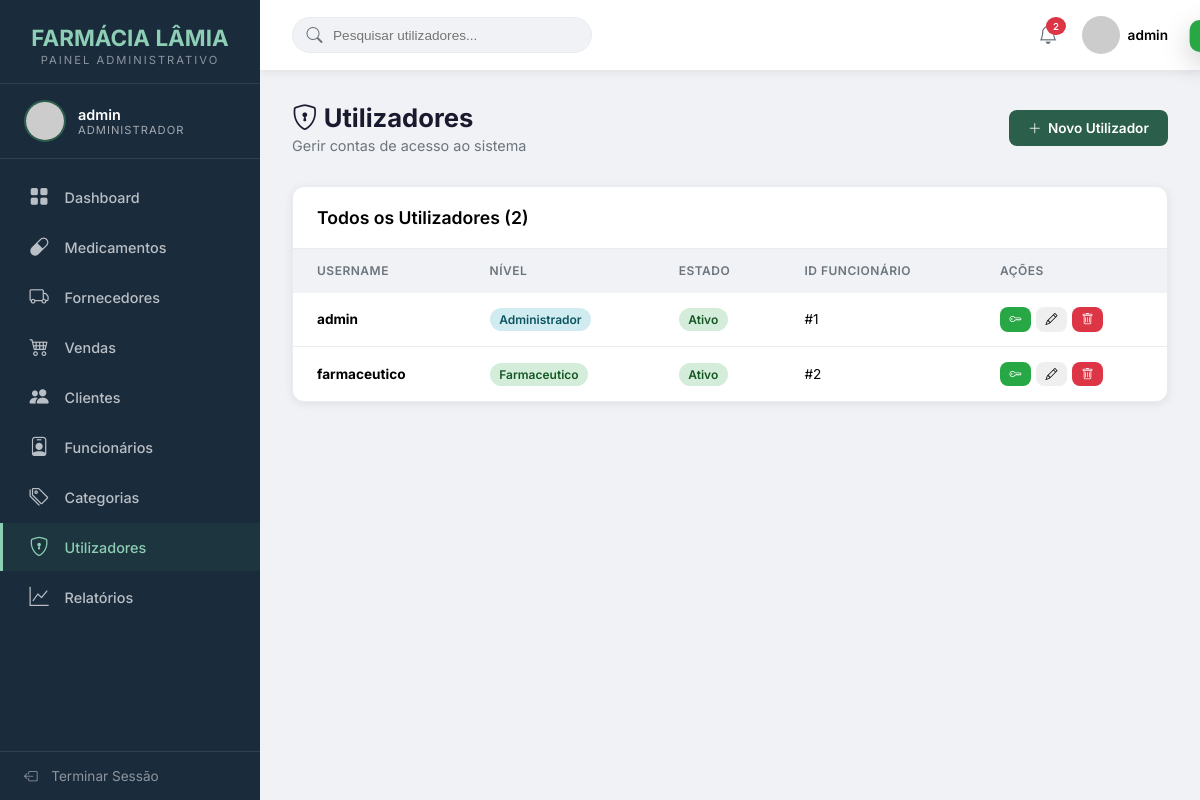
The page /VIEWS/Admin/utilizadores.php (signed in) on the database its author committed.
### tables this page shows
CREATE TABLE `utilizador` (
  `idUtilizador` int NOT NULL AUTO_INCREMENT,
  `username` varchar(50) NOT NULL,
  `senha` varchar(255) NOT NULL,
  `nivel` enum('Administrador','Farmaceutico','Atendente') NOT NULL,
  `estado` enum('Ativo','Inativo') DEFAULT 'Ativo',
  `idFuncionario` int NOT NULL,
  PRIMARY KEY (`idUtilizador`),
  UNIQUE KEY `username` (`username`),
  KEY `fk_utilizador_funcionario` (`idFuncionario`),
  CONSTRAINT `fk_utilizador_funcionario` FOREIGN KEY (`idFuncionario`) REFERENCES `funcionario` (`idFuncionario`) ON DELETE CASCADE ON UPDATE CASCADE
);

### MODEL/DAO/conexao.php (called while the page is built, shortened)
<?php
class Conn
{
    private static $instance = null;
    private $conn;
    private $host = "localhost";
    private $dbname = "sgf";
    private $username = "root";
    private $password = "1234";
    private function __construct()
    {
        try {
            $dsn = "mysql:host={$this->host};dbname={$this->dbname};charset=utf8mb4";
            $options = [
                PDO::ATTR_ERRMODE => PDO::ERRMODE_EXCEPTION,
                PDO::ATTR_DEFAULT_FETCH_MODE => PDO::FETCH_ASSOC,
                PDO::ATTR_EMULATE_PREPARES => false,
                PDO::MYSQL_ATTR_FOUND_ROWS => true,
            ];
            $this->conn = new PDO($dsn, $this->username, $this->password, $options);
        } catch (PDOException $e) {
            throw new Exception("Não foi possível ligar a base de dados: " . $e->getMessage());
        }
    }
    public static function getInstance()
    {
        if (self::$instance === null) {
            self::$instance = new self();
        }
        return self::$instance;
    }
    public function buscarTodos($sql, $params = [])
    {
        try {
            $stmt = $this->conn->prepare($sql);
            $stmt->execute($params);
            return $stmt->fetchAll();
        } catch (PDOException $e) {
            error_log("Erro SQL: " . $e->getMessage());
            throw $e;
        }
    }
}

### MODEL/DAO/UtilizadorDAO.php (called while the page is built, shortened)
<?php
require_once __DIR__ . '/conexao.php';
require_once __DIR__ . '/../DTO/UtilizadorDTO.php';
class UtilizadorDAO
{
    private $bd;
    public function __construct()
    {
        $this->bd = Conn::getInstance();
    }
    public function listarTodos()
    {
        try {
            $sql = "SELECT u.*, f.nome as nomeFuncionario
                    FROM utilizador u
                    JOIN funcionario f ON u.idFuncionario = f.idFuncionario
                    ORDER BY u.username ASC";
            $resultados = $this->bd->buscarTodos($sql);
            $utilizadores = [];
            foreach ($resultados as $linha) {
                $utilizadores[] = $this->construirDTO($linha);
            }
            return $utilizadores;
        } catch (Exception $e) {
            error_log("UtilizadorDAO - Erro em listarTodos(): " . $e->getMessage());
            return [];
        }
    }
    private function construirDTO($dados)
    {
        $utilizador = new UtilizadorDTO();
        $utilizador->setIdUtilizador($dados['idUtilizador']);
        $utilizador->setUsername($dados['username']);
        $utilizador->setSenha($dados['senha']);
        $utilizador->setNivel($dados['nivel']);
        $utilizador->setEstado($dados['estado']);
        $utilizador->setIdFuncionario($dados['idFuncionario']);
        return $utilizador;
    }
}

### CONTROLLER/UtilizadorController.php (called while the page is built, shortened)
<?php
require_once __DIR__ . '/../MODEL/DAO/UtilizadorDAO.php';
require_once __DIR__ . '/../MODEL/DTO/UtilizadorDTO.php';
class UtilizadorController
{
    private $utilizadorDAO;
    public function __construct()
    {
        $this->utilizadorDAO = new UtilizadorDAO();
    }
    public function listar()
    {
        try {
            $utilizadores = $this->utilizadorDAO->listarTodos();
            return ['success' => true, 'data' => $utilizadores];
        } catch (Exception $e) {
            return ['success' => false, 'message' => 'Erro ao listar utilizadores.'];
        }
    }
}

### MODEL/DTO/UtilizadorDTO.php (called while the page is built, shortened)
<?php
class UtilizadorDTO implements JsonSerializable
{
private $idUtilizador;
private $username;
private $nivel;
private $estado;
private $idFuncionario;
    public function getIdUtilizador()
    {
        return $this->idUtilizador;
    }
    public function setIdUtilizador($idUtilizador)
    {
        $this->idUtilizador = $idUtilizador;
    }
    public function getUsername()
    {
        return $this->username;
    }
    public function setUsername($username)
    {
        $this->username = $username;
    }
    public function getNivel()
    {
        return $this->nivel;
    }
    public function setNivel($nivel)
    {
        $this->nivel = $nivel;
    }
    public function getEstado()
    {
        return $this->estado;
    }
    public function setEstado($estado)
    {
        $this->estado = $estado;
    }
    public function getIdFuncionario()
    {
        return $this->idFuncionario;
    }
    public function setIdFuncionario($idFuncionario)
    {
        $this->idFuncionario = $idFuncionario;
    }
}

### VIEWS/Admin/utilizadores.php (the view, shortened to what this page needs)
<?php
$usuario = $_SESSION['usuario']; $nivel = $usuario['nivel'];
$paginaAtual = basename($_SERVER['PHP_SELF']); $titulo = 'Utilizadores';
require_once '../../CONTROLLER/UtilizadorController.php';
$controller = new UtilizadorController();
$lista = $controller->listar()['data'] ?? [];
?>
<!DOCTYPE html>
<html lang="pt">
<head>
    <link rel="stylesheet" href="https://cdn.jsdelivr.net/npm/bootstrap-icons@1.11.3/font/bootstrap-icons.css">
</head>
<body>
    <div class="toast" id="toast"></div>
    <aside class="sidebar" id="sidebar">
        <div class="sidebar-logo">
            <h2>FARMÁCIA LÂMIA</h2>
            <span>Painel Administrativo</span>
        </div>
        <div class="sidebar-user">
            <img src="https://ui-avatars.com/api/?name=<?php echo urlencode($usuario['username']); ?>&background=2c5f4b&color=fff" alt="Avatar">
            <div class="sidebar-user-info">
                <div class="nome"><?php echo htmlspecialchars($usuario['username']); ?></div>
                <div class="nivel"><?php echo htmlspecialchars($nivel); ?></div>
            </div>
        </div>
        <nav class="sidebar-nav">
            <ul>
                <li><a href="index.php"><i class="bi bi-grid-fill"></i> Dashboard</a></li>
                <li><a href="medicamentos.php"><i class="bi bi-capsule"></i> Medicamentos</a></li>
                <li><a href="fornecedores.php"><i class="bi bi-truck"></i> Fornecedores</a></li>
                <li><a href="vendas.php"><i class="bi bi-cart4"></i> Vendas</a></li>
                <li><a href="clientes.php"><i class="bi bi-people-fill"></i> Clientes</a></li>
                <li><a href="funcionarios.php"><i class="bi bi-person-badge"></i> Funcionários</a></li>
                <li><a href="categorias.php"><i class="bi bi-tags"></i> Categorias</a></li>
                <li><a href="utilizadores.php" class="active"><i class="bi bi-shield-lock"></i> Utilizadores</a></li>
                <li><a href="relatorios.php"><i class="bi bi-graph-up"></i> Relatórios</a></li>
            </ul>
        </nav>
        <div class="sidebar-footer">
            <a href="#" onclick="abrirModalLogout()"><i class="bi bi-box-arrow-left"></i> Terminar Sessão</a>
        </div>
    </aside>
    <div class="main-content">
        <header class="topbar">
            <div class="topbar-left">
                <div class="topbar-search">
                    <i class="bi bi-search"></i>
                    <input type="text" placeholder="Pesquisar utilizadores...">
                </div>
            </div>
            <div class="topbar-right">
                <div class="topbar-notification">
                    <i class="bi bi-bell"></i>
                    <span class="badge"><?php echo count($lista); ?></span>
                </div>
                <div class="topbar-user">
                    <img src="https://ui-avatars.com/api/?name=<?php echo urlencode($usuario['username']); ?>&background=2c5f4b&color=fff" alt="Avatar">
                    <span><?php echo htmlspecialchars($usuario['username']); ?></span>
                </div>
            </div>
        </header>
        <div class="page-content">
            <div class="page-header">
                <div>
                    <h1><i class="bi bi-shield-lock"></i> <?php echo $titulo; ?></h1>
                    <p>Gerir contas de acesso ao sistema</p>
                </div>
                <button class="btn btn-primary" onclick="abrirModalCadastro()"><i class="bi bi-plus-lg"></i> Novo Utilizador</button>
            </div>
            <div class="table-container">
                <div class="table-header">
                    <h3>Todos os Utilizadores (<?php echo count($lista); ?>)</h3>
                </div>
                <table>
                    <thead>
                        <tr><th>Username</th><th>Nível</th><th>Estado</th><th>ID Funcionário</th><th>Ações</th></tr>
                    </thead>
                    <tbody>
                        <?php foreach($lista as $u):
                            $nivelBadge = $u->getNivel() == 'Administrador' ? 'badge-admin' : ($u->getNivel() == 'Farmaceutico' ? 'badge-farma' : 'badge-atendente');
                            $estadoBadge = $u->getEstado() == 'Ativo' ? 'badge-ativo' : 'badge-inativo';
                        ?>
                        <tr>
                            <td><strong><?php echo htmlspecialchars($u->getUsername()); ?></strong></td>
                            <td><span class="badge <?php echo $nivelBadge; ?>"><?php echo $u->getNivel(); ?></span></td>
                            <td><span class="badge <?php echo $estadoBadge; ?>"><?php echo $u->getEstado(); ?></span></td>
                            <td>#<?php echo $u->getIdFuncionario(); ?></td>
                            <td class="acoes">
                                <button class="btn btn-success btn-xs" title="Alterar Senha" onclick="alterarSenha(<?php echo $u->getIdUtilizador(); ?>, '<?php echo htmlspecialchars(addslashes($u->getUsername())); ?>')"><i class="bi bi-key"></i></button>
                                <button class="btn btn-warning btn-xs" title="Editar" onclick="abrirModalEdicao(<?php echo $u->getIdUtilizador(); ?>, '<?php echo htmlspecialchars(addslashes($u->getUsername())); ?>', '<?php echo $u->getNivel(); ?>', '<?php echo $u->getEstado(); ?>', '<?php echo $u->getIdFuncionario(); ?>')"><i class="bi bi-pencil"></i></button>
                                <button class="btn btn-danger btn-xs" onclick="abrirModalExcluir(<?php echo $u->getIdUtilizador(); ?>, '<?php echo htmlspecialchars(addslashes($u->getUsername())); ?>')"><i class="bi bi-trash"></i></button>
                            </td>
                        </tr>
                        <?php endforeach; ?>
                    </tbody>
                </table>
            </div>
        </div>
    </div>
</body>
</html>

### rows shown on the page
utilizador: username "admin", nivel "Administrador", estado "Ativo", idFuncionario "1"
utilizador: username "farmaceutico", nivel "Farmaceutico", estado "Ativo", idFuncionario "2"

### other values the page prints
$nivel "ADMINISTRADOR"
count($lista) "2"
$titulo "Utilizadores"
